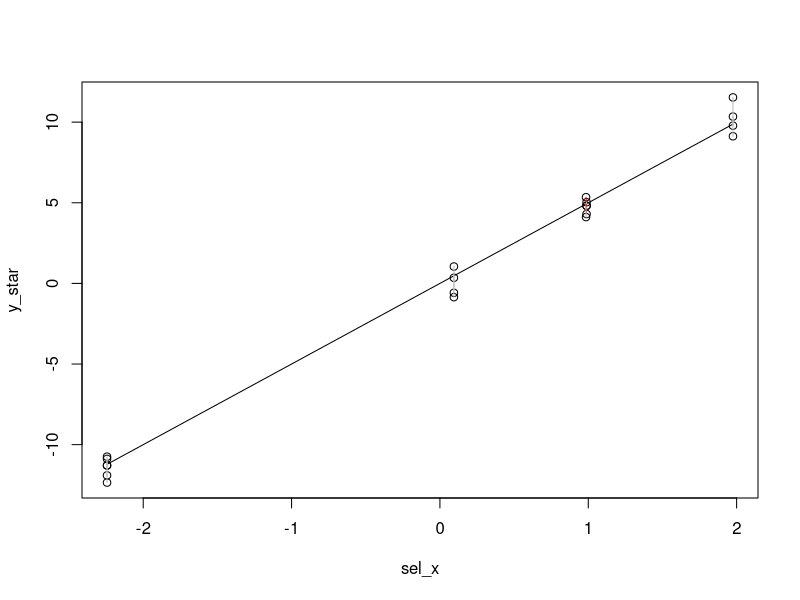

The R script that drew this image:
## Toy Model

################
## 1. Simulation
################

bt <- 5            # value of beta
al <- bt           # value of alpha
sigma2_x <- 1      # variance of x
sigma2_eps <- 0.5  # variance of noise
k_classes <- 5     # number of classes (x_i)
n_points <- 20     # number of points

## generate classes and points
x_cands <- sort(rnorm(k_classes, 0, sqrt(sigma2_x)))
mu_cands <- bt * x_cands
sel_class <- sample(k_classes, n_points, TRUE)
sel_x <- x_cands[sel_class]
y_star <- mu_cands[sel_class] +
  rnorm(n_points, 0, sqrt(sigma2_eps))

## predict labels using alpha
muhat_cands <- al * x_cands
library(class)
te_classes <- knn(t(t(muhat_cands)),
                  t(t(y_star)), 1:k_classes, k = 1)

## plot of points and mean line
##  connected to true class
plot(sel_x, y_star)
lines(x_cands, mu_cands)
for (i in 1:n_points) {
  cc = "grey"
  if (te_classes[i] != sel_class[i]) cc = "red"
  lines(c(sel_x[i], x_cands[te_classes[i]]),
        c(y_star[i], mu_cands[te_classes[i]]),
        col = cc)
}

############
## 2. Theory
############

bt <- 2
sigma2_x <- 0.8
sigma2_eps <- 0.5
k_classes <- 1e6
n_points <- 1e6
x_cands <- sort(rnorm(k_classes, 0, sqrt(sigma2_x)))
mu_cands <- bt * x_cands
#sel_class <- sample(k_classes, n_points, TRUE)
sel_class <- 1:k_classes
sel_x <- x_cands[sel_class]
y_star <- mu_cands[sel_class] +
  rnorm(n_points, 0, sqrt(sigma2_eps))

## covariance of x and y
var(y_star)
bt^2 * sigma2_x + sigma2_eps
cov(sel_x, y_star)
bt * sigma2_x

## conditional distribution of x | y
cond_coef <- bt * sigma2_x/(bt^2 * sigma2_x + sigma2_eps)
cond_var <- sigma2_x * (1- bt * cond_coef)
temp_o <- order(y_star)
y_star <- y_star[temp_o]
sel_x <- sel_x[temp_o]
cond_x <- cond_coef * y_star
rand_range <- sample(n_points, 1) + (-100:100)
mean(sel_x[rand_range])
mean(cond_x[rand_range])
var(sel_x[rand_range])
cond_var

## distribution of al * x  - y
al <- 1.8
alxy <- al * sel_x - y_star
mu_alxy <- (al * cond_coef - 1) * y_star
sigma2_y <- bt^2 * sigma2_x + sigma2_eps
var_alxy <- al^2 * cond_var

rand_range <- sample(n_points, 1) + (-100:100)
mean(alxy[rand_range])
mean(mu_alxy[rand_range])
var(alxy[rand_range])
var_alxy

## empirical misclassification rate
simulate <- function(al, k_cl, n_trials, seed = 0) {
  set.seed(seed)
  mrs <- numeric(n_trials)
  for (i in 1:n_trials) {
#    cl <- sort(sample(k_classes, k_cl))
#    xs <- sel_x[cl]
#    ys <- y_star[cl]
    xs <- rnorm(k_cl, 0, sqrt(sigma2_x))
    ys <- bt * xs + rnorm(k_cl, 0, sqrt(sigma2_eps))
    yhats <- xs * al
    te_cl <- knn(t(t(yhats)), t(t(ys)), 1:k_cl, k = 1)
    mr <- sum(te_cl != 1:k_cl)/k_cl
    mrs[i] <- mr
  }
  mrs 
}

## probability that |N(mu, sigma2)| > thres
p_folded <- function(mu, sigma2, thres, empirical = FALSE) {
  mu_conv <- mu/sqrt(sigma2)
  thres_conv <- abs(thres)/sqrt(sigma2)
  if (empirical) {
    return(sum(abs(rnorm(1e6, mu, sqrt(sigma2))) < thres)/1e6)
  }
  1 - pnorm(-mu_conv + thres_conv) + pnorm(-mu_conv - thres_conv)
}

## misclassification rate based on conditional dist
theory1 <- function(al, k_cl, res = 10) {
  # normal distribution grid
  g0 <- -res:res
  z2 <- cbind(rep(g0, 2*res + 1),
              rep(g0, each = 2*res + 1)) /
              sqrt(res)
  d2 <- exp(-.5 * z2[,1]^2 - .5 * z2[,2]^2 )
  d2 <- d2/sum(d2)
  xs <- sqrt(sigma2_x) * z2[,1]
  eps <- sqrt(sigma2_eps) * z2[,2]
  mus <- bt * xs + eps
  sigma2 <- al^2 * sigma2_x
  thress <- (bt - al) * xs + eps
  ps <- p_folded(mus, sigma2, thress)
  1 - sum(ps^(k_cl-1) * d2)
}

mean(simulate(2, 3, 1000))
theory1(1.999, 3, 30)
